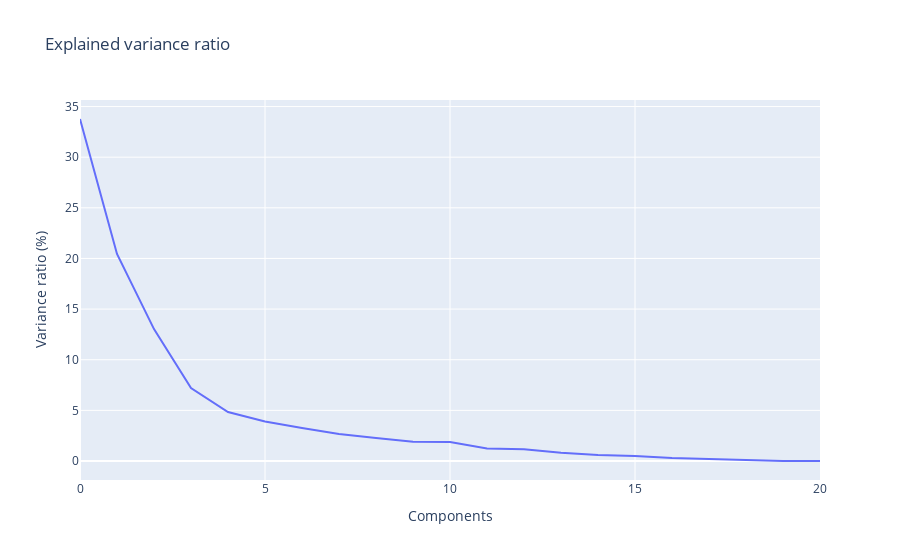

Notebook code for this chart:
### Code cell
ratio = model.explained_variance_ratio_
fig = ex.line(x=np.arange(len(ratio)), y=ratio*100, title="Explained variance ratio")
fig.update_xaxes(title_text='Components')
fig.update_yaxes(title_text='Variance ratio (%)')
fig.show()

### Figure 1 — Plotly figure (JSON) as saved in the notebook; plotly's stock layout.template omitted (floating-point values rounded to 4 significant figures)
{"data": [{"hovertemplate": "x=%{x}<br>y=%{y}<extra></extra>", "legendgroup": "", "line": {"color": "#636efa", "dash": "solid"}, "mode": "lines", "name": "", "orientation": "v", "showlegend": false, "type": "scatter", "x": [0, 1, 2, 3, 4, 5, 6, 7, 8, 9, 10, 11, 12, 13, 14, 15, 16, 17, 18, 19, 20], "xaxis": "x", "y": [33.77, 20.44, 13.03, 7.197, 4.834, 3.909, 3.268, 2.671, 2.264, 1.906, 1.867, 1.244, 1.151, 0.8119, 0.5857, 0.4991, 0.2876, 0.1693, 0.0958, 6.106e-14, 0], "yaxis": "y"}], "layout": {"legend": {"tracegroupgap": 0}, "title": {"text": "Explained variance ratio"}, "xaxis": {"anchor": "y", "domain": [0, 1], "title": {"text": "Components"}}, "yaxis": {"anchor": "x", "domain": [0, 1], "title": {"text": "Variance ratio (%)"}}}}
